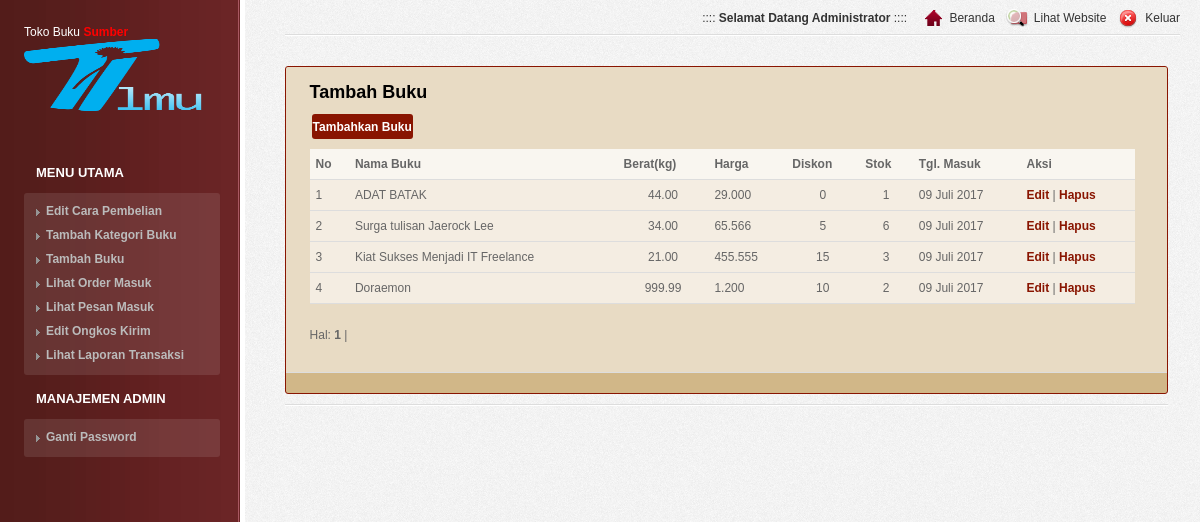
The app's page /PROGRAM/tokobukusumberilmu/login/media.php?module=produk (signed in) with its own data.
### tables this page shows
CREATE TABLE `produk` (
  `id_produk` int(5) NOT NULL,
  `id_kategori` int(5) NOT NULL,
  `nama_produk` varchar(100) NOT NULL,
  `produk_seo` varchar(100) NOT NULL,
  `deskripsi` text NOT NULL,
  `harga` int(20) NOT NULL,
  `stok` int(5) NOT NULL,
  `berat` decimal(5,2) UNSIGNED NOT NULL DEFAULT '0.00',
  `tgl_masuk` date NOT NULL,
  `gambar` varchar(100) NOT NULL,
  `dibeli` int(5) NOT NULL DEFAULT '1',
  `diskon` int(5) NOT NULL DEFAULT '0'
);

### PROGRAM/tokobukusumberilmu/config/fungsi_rupiah.php (called while the page is built)
<?php
function format_rupiah($angka){
  $rupiah=number_format($angka,0,',','.');
  return $rupiah;
}
?>

### PROGRAM/tokobukusumberilmu/config/fungsi_indotgl.php (called while the page is built, shortened)
<?php
	function tgl_indo($tgl){
			$tanggal = substr($tgl,8,2);
			$bulan = getBulan(substr($tgl,5,2));
			$tahun = substr($tgl,0,4);
			return $tanggal.' '.$bulan.' '.$tahun;
	}
	function getBulan($bln){
				switch ($bln){
					case 7:
						return "Juli";
						break;
				}
			}
?>

### PROGRAM/tokobukusumberilmu/login/modul/mod_produk/produk.php (the view, shortened to what this page needs)
<?php
 if (empty($_SESSION['username']) AND empty($_SESSION['passuser'])){
  echo "<link href='style.css' rel='stylesheet' type='text/css'>
 <center>Untuk mengakses modul, Anda harus login <br>";
  echo "<a href=../../index.php><b>LOGIN</b></a></center>";
}
else{
$aksi="modul/mod_produk/aksi_produk.php";
switch($_GET[act]){
  default:
    echo "<h2>Tambah Buku</h2>
          <input type=button class='tombol' value='Tambahkan Buku' onclick=\"window.location.href='?module=produk&act=tambahproduk';\">
          <table>
          <tr><th>No</th><th>Nama Buku</th><th>Berat(kg)</th><th>Harga</th><th>Diskon</th><th>Stok</th><th>Tgl. Masuk</th><th>Aksi</th></tr>";
    $p      = new Paging;
    $batas  = 10;
    $posisi = $p->cariPosisi($batas);
    $tampil = mysql_query("SELECT * FROM produk ORDER BY id_produk DESC LIMIT $posisi,$batas");
    $no = $posisi+1;
    while($r=mysql_fetch_array($tampil)){
      $tanggal=tgl_indo($r[tgl_masuk]);
      $harga=format_rupiah($r[harga]);
      echo "<tr><td>$no</td>
                <td>$r[nama_produk]</td>
                <td align=center>$r[berat]</td>
                <td>$harga</td>
				<td align=center>$r[diskon]</td>
                <td align=center>$r[stok]</td>
                <td>$tanggal</td>
		            <td><a href=?module=produk&act=editproduk&id=$r[id_produk]><b>Edit</b></a> |
		                <a href=$aksi?module=produk&act=hapus&id=$r[id_produk]><b>Hapus</a></b></td>
		        </tr>";
      $no++;
    }
    echo "</table>";
    $jmldata = mysql_num_rows(mysql_query("SELECT * FROM produk"));
    $jmlhalaman  = $p->jumlahHalaman($jmldata, $batas);
    $linkHalaman = $p->navHalaman($_GET[halaman], $jmlhalaman);
    echo "<div id=paging>Hal: $linkHalaman</div><br>";
    break;
}
}
?>

### PROGRAM/tokobukusumberilmu/login/css/screen.css (style rules this page uses)
html { background: url('../images/main.gif') top left #EEEEEE; }
body { background: url('../images/sidebar.gif') top left repeat-y; min-width: 1000px; min-height: 900px; text-align: left; margin: 0px; font-family: arial; font-size: 12px; color: #666666; }
a { color:#891501; text-decoration: none; }
h2 { color: #000; font-size: 18px; font-weight: bold; padding-top: 10px; margin-bottom: 10px; }
.page table { width: 100%; margin: 0px; margin-bottom: 20px; }
.page th { background: url('../images/header.gif') top left repeat-x #FFFFFF; border-bottom: 1px solid #DDDDDD; text-align: left; line-height: 22px; padding: 4px 6px 4px 6px; color: #333333; white-space: nowrap; }
.page td { background: url('../images/bck_white_50.png') top left; border-bottom: 1px solid #DDDDDD; line-height: 22px; padding: 4px 6px 4px 6px; }
.page tbody th { background: url('../images/bck_white_75.png') top left; font-weight: bold; white-space: nowrap; color: #666666; }
.tombol { border:0; background:#891501; color:#FFF; -webkit-border-radius:3px; -moz-border-radius:3px; margin:1px 0 10px 2px; padding:1px; cursor:pointer; font-weight:bold; font-size: 12px; height: 25px; }

### records on screen
produk: nama_produk "ADAT BATAK", berat "44.00", harga "29.000", diskon "0", stok "1", tgl_masuk "09 Juli 2017"
produk: nama_produk "Surga tulisan Jaerock Lee", berat "34.00", harga "65.566", diskon "5", stok "6", tgl_masuk "09 Juli 2017"
produk: nama_produk "Kiat Sukses Menjadi IT Freelance", berat "21.00", harga "455.555", diskon "15", stok "3", tgl_masuk "09 Juli 2017"
produk: nama_produk "Doraemon", berat "999.99", harga "1.200", diskon "10", stok "2", tgl_masuk "09 Juli 2017"

### other values on screen
$_SESSION[namalengkap] "Administrator"
